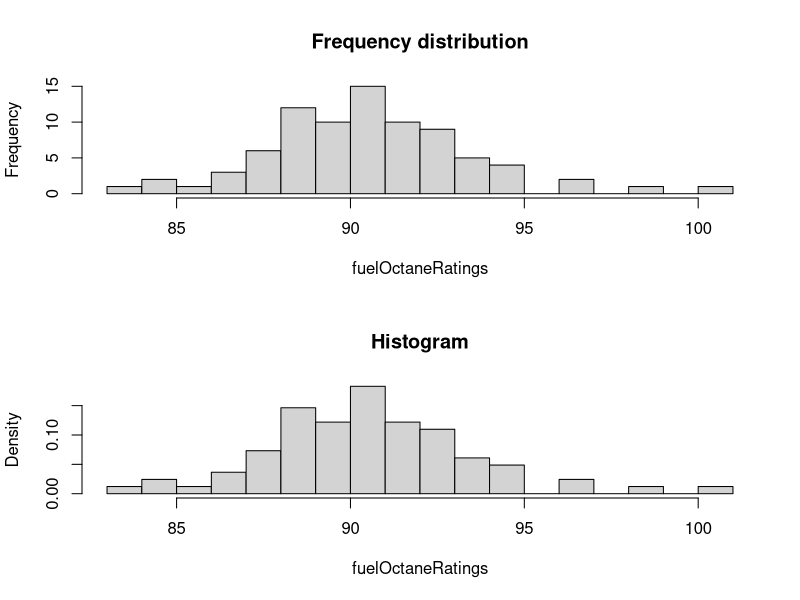

The R source for this figure:
fuelOctaneRatings <- c(
						88.5, 94.7, 84.3, 90.1, 89.0, 89.8, 91.6, 90.3,
						90.0, 91.5, 89.9, 98.8, 88.3, 90.4, 91.2, 90.6,
						92.2, 87.7, 91.1, 86.7, 93.4, 96.1, 89.6, 90.4,
						91.6, 90.7, 88.6, 88.3, 94.2, 85.3, 90.1, 89.3,
						91.1, 92.2, 83.4, 91.0, 88.2, 88.5, 93.3, 87.4,
						91.1, 90.5, 100.3, 87.6, 92.7, 87.9, 93.0, 94.4,
						90.4, 91.2, 86.7, 94.2, 90.8, 90.1, 91.8, 88.4,
						92.6, 93.7, 96.5, 84.3, 93.2, 88.6, 88.7, 92.7,
						89.3, 91.0, 87.5, 87.8, 88.3, 89.2, 92.3, 88.9,
						89.8, 92.7, 93.3, 86.7, 91.0, 90.9, 89.9, 91.8,
						89.7, 92.2)

par(mfrow = c(2, 1))
hist(fuelOctaneRatings, breaks = 16, freq = TRUE, main = "Frequency distribution")
hist(fuelOctaneRatings, breaks = 16, freq = FALSE, main = "Histogram")

# In this exercise, in comprarison with exercise 6.30 where 10 bars are used,
# there is additional information about the distribution - the representation
# is more accurate (it contains more information than the one with less bars).
